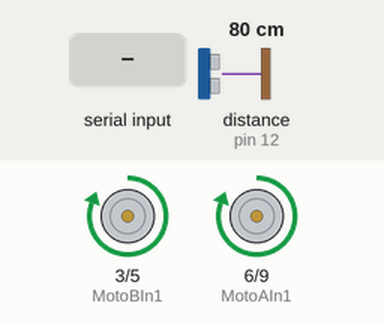
A sketch run on a simulated Arduino Uno, built with avr-gcc and run on an emulated ATmega328P. On the bench: motor-driver pin pairs drawn as motors (green arrow = first pin HIGH = forward, orange = second pin HIGH = backward, longer = more drive). Wiring (inferred from the names in the program): ultrasonic range finder: trigger pin 11; echo pin 12. The inputs (shaded band) are chosen by the test bench; at power-on: distance to the obstacle (sensor on pin 12) 80 cm. The echo pulse lasts 58.3 µs per cm; what the sketch prints to the serial monitor is not drawn.

Above: at 4.7 s.
4.8 s: distance to the obstacle (sensor on pin 12) set to 22 cm
10.0 s: distance to the obstacle (sensor on pin 12) set to 18 cm
At 10.23 s:
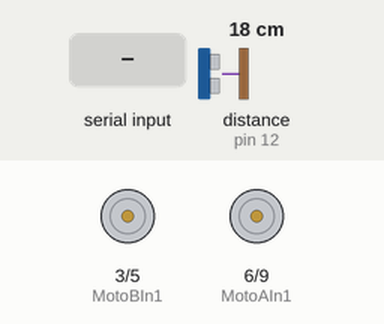
At 10.84 s:
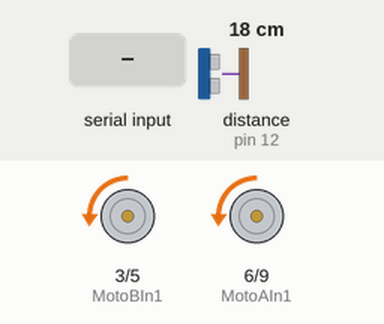
13.5 s: distance to the obstacle (sensor on pin 12) set to 8 cm
17.0 s: distance to the obstacle (sensor on pin 12) set to 5 cm
18.5 s: "9\n" received over Serial
At 19.5 s:
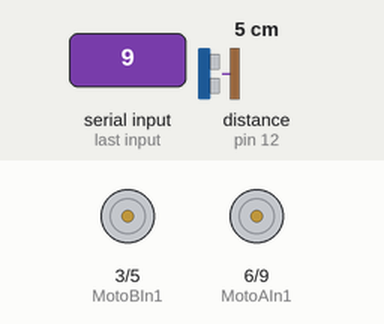
20.0 s: "1\n" received over Serial
At 20.6 s:
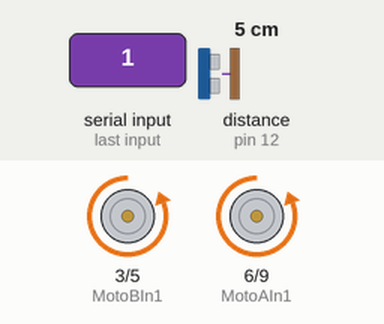
Timing chart, 0 to 22.5 s (numbered marks = the images above; inputs shaded):
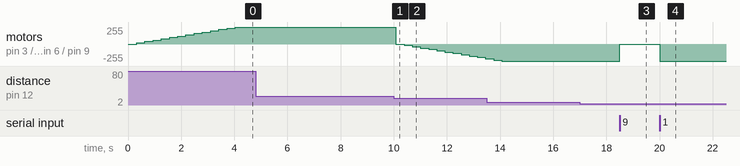

The sketch:

ai_car.ino
```cpp
//智能小车项目 01

//#include <IRremote.h>

/*
int RECV_PIN = 11;
IRrecv irrecv(RECV_PIN);
decode_results results;
*/

int MotoBIn1 = 3; // MotoBIn1
int MotoBIn2 = 5; //MotoBIn2

int MotoAIn1 = 6; // MotoAIn1
int MotoAIn2 = 9; //MotoAIn2

unsigned long lastTime;
bool directionFlag = true; // 运行方向 1:正转 2:反转
int highLevel = 0;

bool stop = false; //是否停止工作

//超声波
const int pingPin = 11; // Trigger Pin of Ultrasonic Sensor
const int echoPin = 12; // Echo Pin of Ultrasonic Sensor


//红外控制
//参考 https://www.jianshu.com/p/5add4c666983
/*
int getIRAction() {
  int irResult = 0;
  Serial.println("getIRAction");
     if(irrecv.decode(&results)) {
        Serial.println(results.value, HEX);
        //Serial.println(results.value, DEC);

        irrecv.resume(); // Receive the next value
  }

  return irResult;
}
*/


//超声波控制
long microsecondsToCentimeters(long microseconds) {
   return microseconds / 29 / 2;
}

int getChaoShengBoBack() {
   long duration, inches, cm;

   digitalWrite(pingPin, LOW);
   delayMicroseconds(2);
   digitalWrite(pingPin, HIGH);
   delayMicroseconds(10);
   digitalWrite(pingPin, LOW);
   //Serial.println(11111);

   duration = pulseIn(echoPin, HIGH);
   cm = microsecondsToCentimeters(duration);
   Serial.print(cm);
   Serial.print("cm");
   Serial.print(digitalRead(echoPin));
   Serial.println();


   if (cm < 20 && cm > 6 && cm > 0) {
      return 5;
   }

   return 0;
}

void setup() {
  // put your setup code here, to run once:
  Serial.begin(9600);
  Serial.setTimeout(5);

  //irrecv.enableIRIn(); // Start the receiver 启动红外接收

  pinMode(MotoBIn1, OUTPUT);
  pinMode(MotoBIn2, OUTPUT);

  pinMode(MotoAIn1, OUTPUT);
  pinMode(MotoAIn2, OUTPUT);

   pinMode(pingPin, OUTPUT);
   pinMode(echoPin, INPUT);

}

void loop() {
  // put your main code here, to run repeatedly:
  //getIRAction();
  //delay(500);
  //return;

  unsigned long nowTime;
  nowTime = millis();

  int action = Serial.parseInt(); //串口控制
  if (action != 1 && action != 9) {
    int action2 = getChaoShengBoBack();//超声波倒退
    if (action2 == 5) {
      action = 5;
    }
  }
  //if (lastTime == 0 || (nowTime - lastTime) > 5000) {
  switch (action) {
    case 1:
      stop = false;
      break;
    case 5:
      if ((nowTime - lastTime) > 5000) {
      directionFlag = !directionFlag;
      lastTime = nowTime;
      Serial.println("换向");
      highLevel = 0;
      Serial.flush();
      }
      break;
    case 9:
      //停止工作
      //getIRAction();
      stop = true;
      break;
  }

  if (stop) {
    analogWrite(MotoBIn1, 0);
    analogWrite(MotoBIn2, 0);
	analogWrite(MotoAIn1, 0);
    analogWrite(MotoAIn2, 0);
    return;
  }

  if (directionFlag) {
    //digitalWrite(MotoBIn1, HIGH);
    //digitalWrite(MotoBIn2, LOW);

    analogWrite(MotoBIn1, highLevel);
    analogWrite(MotoBIn2, 0);

  analogWrite(MotoAIn1, highLevel);
    analogWrite(MotoAIn2, 0);
  } else {
    //digitalWrite(MotoBIn1, LOW);
    //digitalWrite(MotoBIn2, HIGH);

    analogWrite(MotoBIn1, 0);
    analogWrite(MotoBIn2, highLevel);

  analogWrite(MotoAIn1, 0);
    analogWrite(MotoAIn2, highLevel);
  }

  if (highLevel < 255) {
      highLevel += 20;
      if (highLevel > 255) {
        highLevel = 255;
      }
      delay(300);
      lastTime = nowTime;
       Serial.println(highLevel);
  }


  //Serial.println()
  //delay(1000);
  //digitalWrite(MotoBIn1, LOW);
  //delay(1000);
  //digitalWrite(MotoBIn2, LOW);

}
```

Measured:
- the behaviour switches between 21 and 20 cm on distance to the obstacle (sensor on pin 12) (found by bisection; images 0 and 1)
- after the input at 4.8 s, every drawn part: stays the same
- after the input at 10.0 s, motor on pin 3 (MotoBIn1) / pin 5 (MotoBIn2), motor on pin 6 (MotoAIn1) / pin 9 (MotoAIn2): moves from forward 255/255 to backward 220/255 over 3.4 s, starting after 0.08 s
- after the input at 17.0 s, every drawn part: stays the same
- after the input at 18.5 s, motor on pin 3 (MotoBIn1) / pin 5 (MotoBIn2), motor on pin 6 (MotoAIn1) / pin 9 (MotoAIn2): backward 255/255 → stopped at once
- after the input at 20.0 s, motor on pin 3 (MotoBIn1) / pin 5 (MotoBIn2), motor on pin 6 (MotoAIn1) / pin 9 (MotoAIn2): stopped → backward 255/255 at once
